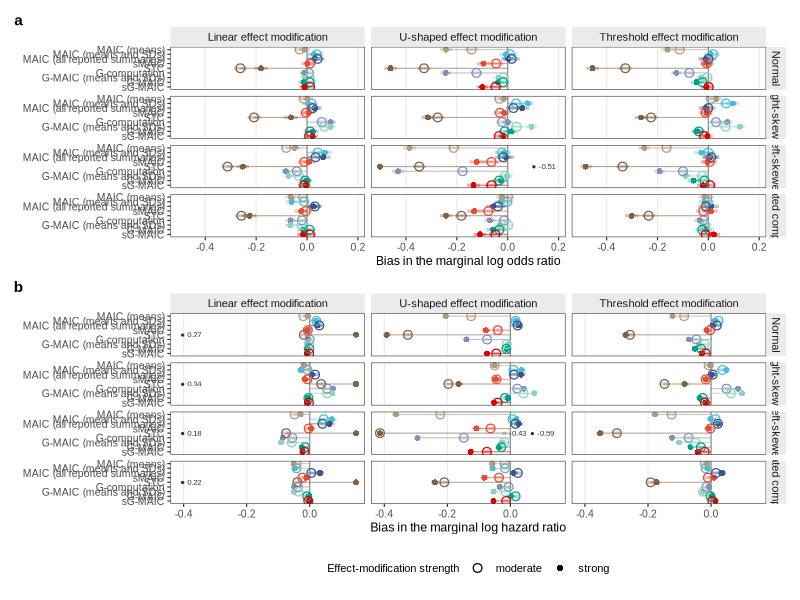
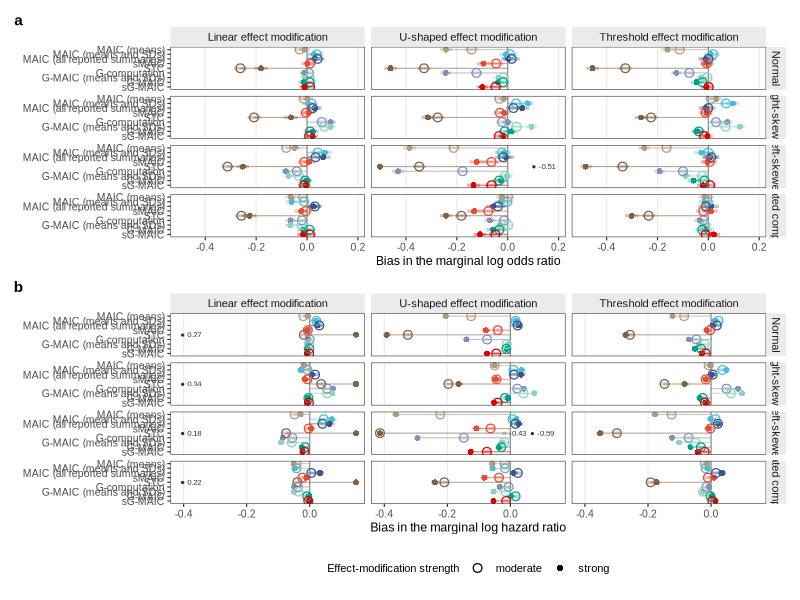
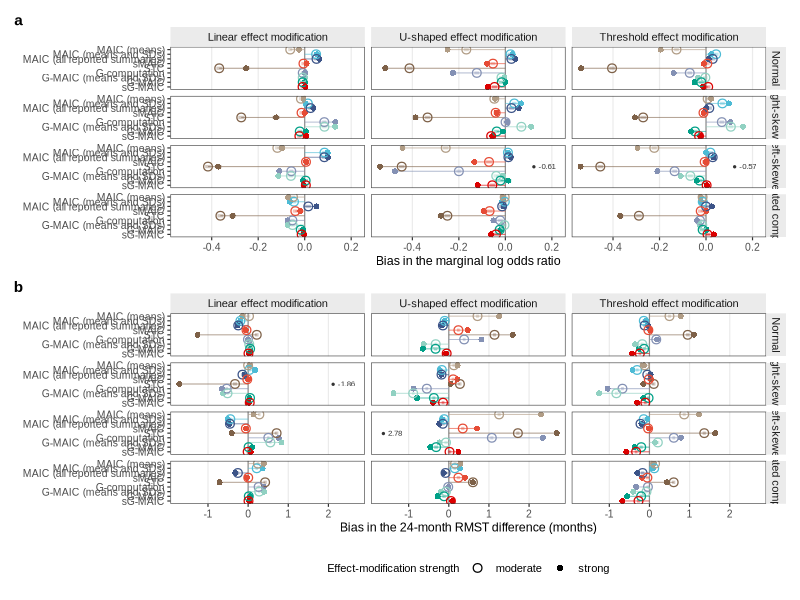
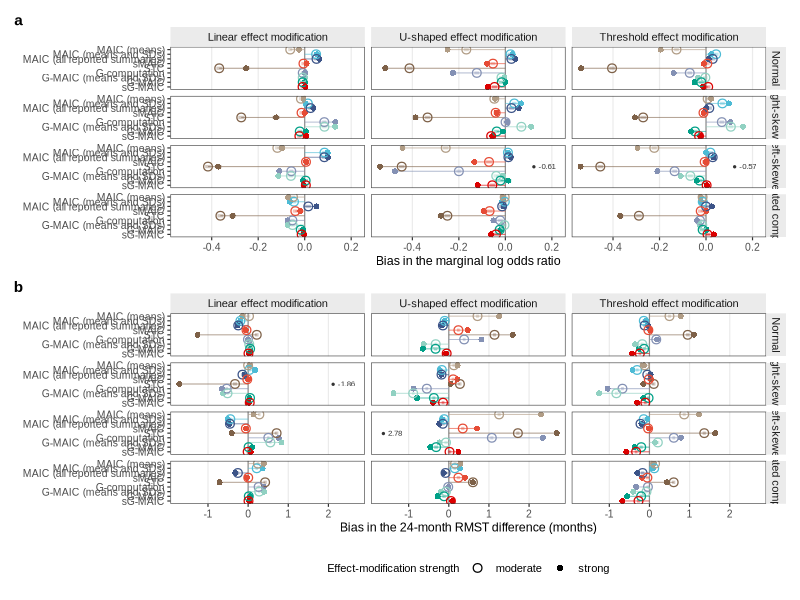
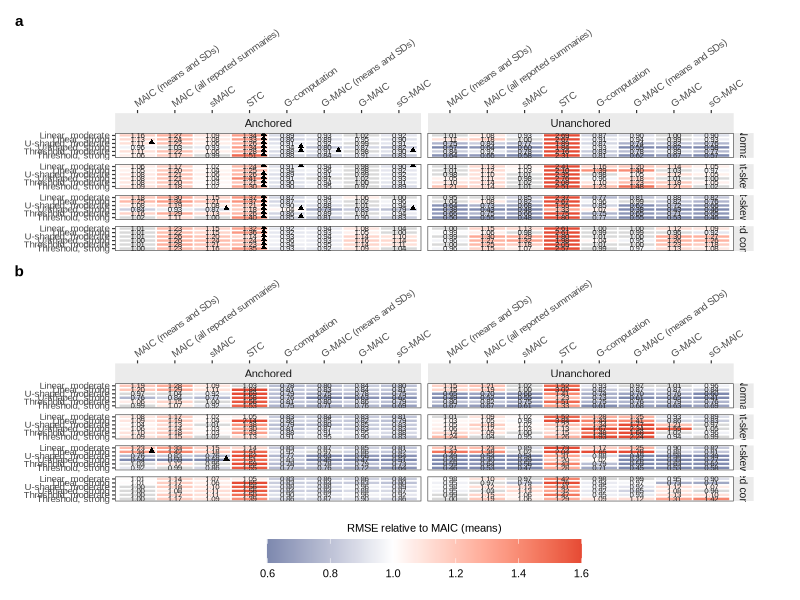
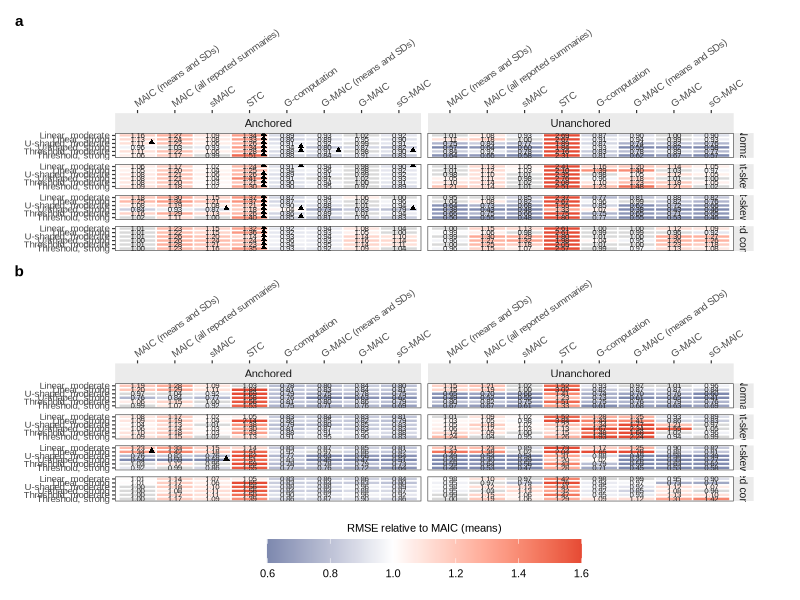

Here is the R script that generated these plots, in order:
# 正文三张主图（决策 29 之后的最终方案，2026-10-12）：
#   图 2 / 图 3：锚定 / 无锚定的偏倚点图网格（Gao 2025、Phillippo 2020 的样式）：分面 = 分布 D × EM 形状，纵轴方法，横轴偏倚。
#             同一行上画两个点：空心圈 = 中等档 EM，实心点 = 强档 EM（同一条水平线，便于比较）；点后的短粗线 = 95% MC 区间；
#             自 0 出发的细线 = 偏倚的“茎”；超出横轴范围的点（只会是 STC）截到边界并在旁边标出数值（中等 / 强）。a = 二分类，b = 生存。
#   图 4：配对的 RMSE 比瓦片图：各方法相对“只均值 MAIC”在同一批重复内的 RMSE 比，96 个 DGM × 7 种方法；配对 95% MC 区间含 1 的格子灰色；覆盖率 < 0.925 加 ▲。
# 配色：Nature（NPG）色板（ggsci::pal_npg 的十六进制值），并用点形区分；字体 Arial。输出 output/figures/fig{2,3,4}*.png（图 1 示意图见 sims/33）（300 dpi）与 .pdf。
# 数据：output/summary/perf_long.csv、perf_paired.csv（sims/14）。用法：Rscript sims/31_figures_main.R

suppressPackageStartupMessages({ library(ggplot2); library(patchwork) })
perf <- read.csv("output/summary/perf_long.csv"); paired <- read.csv("output/summary/perf_paired.csv")
dir.create("output/figures", showWarnings = FALSE)
npg <- c("#E64B35", "#4DBBD5", "#00A087", "#3C5488", "#F39B7F", "#8491B4", "#91D1C2", "#DC0000", "#7E6148", "#B09C85")

# ---- 方法定义（正文 9 种；各自“规范”的报告方式）。2026-10-13 用户确认加入 G-MAIC (means and SDs)（M5 @R1），
#      配色取 NPG 浅青（与 G-MAIC 的深青同族） -------------------------------------------------------------------
M <- data.frame(method = c("M1m", "M1", "M1", "M7", "M2", "M3a", "M5", "M5", "M5s"),
                R = c("R1", "R1", "R5", "R5", "R1", "R1", "R1", "R5", "R5"),
                label = c("MAIC (means)", "MAIC (means and SDs)", "MAIC (all reported summaries)", "sMAIC",
                          "STC", "G-computation", "G-MAIC (means and SDs)", "G-MAIC", "sG-MAIC"), stringsAsFactors = FALSE)
M$key <- paste(M$method, M$R); cols <- setNames(npg[c(10, 2, 4, 1, 9, 6, 7, 3, 8)], M$label)
shapes_em <- c(moderate = 1, strong = 16)                                   # 空心 = 中等档，实心 = 强档
D_lab <- c(D1 = "Normal", D2 = "Right-skewed", D3 = "Left-skewed", D4 = "Truncated comparator")
S_lab <- c(linear = "Linear effect modification", quad = "U-shaped effect modification", threshold = "Threshold effect modification")
S_short <- c(linear = "Linear", quad = "U-shaped", threshold = "Threshold")
pick <- function(df) { df$key <- paste(df$method, df$R); df <- df[df$key %in% M$key, ]; df$label <- factor(M$label[match(df$key, M$key)], levels = rev(M$label)); df }
theme_pub <- theme_bw(base_size = 9, base_family = "Arial") +
  theme(panel.grid.minor = element_blank(), panel.grid.major.y = element_blank(), strip.background = element_rect(fill = "grey92", colour = NA),
        strip.text = element_text(size = 8), legend.position = "bottom", legend.title = element_text(size = 8), legend.text = element_text(size = 8),
        axis.text = element_text(size = 7.5), axis.title = element_text(size = 9), plot.tag = element_text(face = "bold", size = 11))

# ---- 图 1 / 图 2：偏倚点图网格 ------------------------------------------------------------------------------
dotgrid <- function(ep, an, xlab, tag) {
  d <- pick(perf[perf$endpoint == ep & perf$anchored == an, ])
  d$em <- factor(ifelse(d$em_mult == 1, "moderate", "strong"), levels = c("moderate", "strong"))
  d$lo <- d$bias - 1.96 * d$bias_mcse; d$hi <- d$bias + 1.96 * d$bias_mcse
  d$D <- factor(D_lab[d$D], levels = D_lab); d$shape <- factor(S_lab[d$shape], levels = S_lab)
  # 未运行的方法（本研究中只有无锚定生存的 STC）：整行 NA，在图上标 "not run"
  na_rows <- unique(d[is.na(d$bias), c("D", "shape", "label")]); d <- d[!is.na(d$bias), ]
  # 横轴范围由 STC 以外的方法决定；超出的点截到边界并标数值
  core <- d[d$method != "M2", ]; lim <- range(c(core$lo, core$hi)); lim <- lim + c(-1, 1) * 0.08 * diff(lim); lim <- c(min(lim[1], -0.02), max(lim[2], 0.02))
  d$off <- d$bias < lim[1] | d$bias > lim[2]; d$bias_plot <- pmin(pmax(d$bias, lim[1]), lim[2])
  d$lo_plot <- ifelse(d$off, NA, pmax(d$lo, lim[1])); d$hi_plot <- ifelse(d$off, NA, pmin(d$hi, lim[2]))
  # 每行一条“茎”：从 0 到两个点中最远的一个（两点异号时覆盖两边）
  stem <- do.call(rbind, lapply(split(d, list(d$D, d$shape, d$label), drop = TRUE), function(s)
    data.frame(D = s$D[1], shape = s$shape[1], label = s$label[1], x0 = min(0, s$bias_plot), x1 = max(0, s$bias_plot))))
  # 超出范围的点：数值写在该行的另一端（那一端通常是空的，不与行内的点相撞），前面带点形符号（○ 中等 / ● 强）
  offlab <- NULL
  if (any(d$off)) offlab <- do.call(rbind, lapply(split(d[d$off, ], list(d$D[d$off], d$shape[d$off], d$label[d$off], d$bias[d$off] < lim[1]), drop = TRUE), function(s) {
    s <- s[order(s$em), ]; left <- s$bias[1] < lim[1]
    data.frame(D = s$D[1], shape = s$shape[1], label = s$label[1], x = if (left) lim[2] else lim[1], hj = if (left) 1.05 else -0.05,
               txt = paste(sprintf("%s %.2f", ifelse(s$em == "moderate", "○", "●"), s$bias), collapse = "  ")) }))
  p <- ggplot(d, aes(y = label, colour = label)) +
    geom_vline(xintercept = 0, colour = "grey55", linewidth = 0.4) +
    geom_segment(data = stem, aes(x = x0, xend = x1, yend = label), linewidth = 0.35, alpha = 0.6) +
    geom_segment(aes(x = lo_plot, xend = hi_plot, yend = label), linewidth = 1.1, alpha = 0.35, na.rm = TRUE, lineend = "butt") +
    geom_point(data = d[d$em == "strong", ], aes(x = bias_plot, shape = em), size = 1.7) +
    geom_point(data = d[d$em == "moderate", ], aes(x = bias_plot, shape = em), size = 2.5, stroke = 0.65) +
    facet_grid(D ~ shape) +
    scale_colour_manual(values = cols, guide = "none") +
    scale_shape_manual(values = shapes_em, name = "Effect-modification strength", labels = c("moderate", "strong"), drop = FALSE) +
    guides(shape = guide_legend(override.aes = list(size = c(2.5, 1.7), stroke = c(0.65, 0.5)))) +
    scale_y_discrete(drop = FALSE) +                                       # 保留整行 NA 的方法（STC）的位置
    coord_cartesian(xlim = lim) +
    labs(x = xlab, y = NULL, tag = tag) + theme_pub
  if (!is.null(offlab)) p <- p + geom_text(data = offlab, aes(x = x, label = txt, hjust = hj), size = 2.0, family = "Arial", colour = "grey20")
  if (nrow(na_rows)) p <- p + geom_text(data = na_rows, aes(x = 0, label = "not run"), hjust = -0.3, size = 2.1, family = "Arial", colour = "grey45", fontface = "italic")
  p
}
f1a <- dotgrid("binary", TRUE, "Bias in the marginal log odds ratio", "a")
f1b <- dotgrid("tte", TRUE, "Bias in the marginal log hazard ratio", "b")
f1 <- f1a / f1b + plot_layout(guides = "collect") & theme(legend.position = "bottom")
ggsave("output/figures/fig2_anchored_bias_dotgrid.png", f1, width = 7.2, height = 12.6, dpi = 300, bg = "white", device = ragg::agg_png)
ggsave("output/figures/fig2_anchored_bias_dotgrid.pdf", f1, width = 7.2, height = 12.6, device = cairo_pdf)
f2a <- dotgrid("binary", FALSE, "Bias in the marginal log odds ratio", "a")
f2b <- dotgrid("tte", FALSE, "Bias in the 24-month RMST difference (months)", "b")
f2 <- f2a / f2b + plot_layout(guides = "collect") & theme(legend.position = "bottom")
ggsave("output/figures/fig3_unanchored_bias_dotgrid.png", f2, width = 7.2, height = 12.6, dpi = 300, bg = "white", device = ragg::agg_png)
ggsave("output/figures/fig3_unanchored_bias_dotgrid.pdf", f2, width = 7.2, height = 12.6, device = cairo_pdf)

# ---- 图 3：配对 RMSE 比瓦片图 ---------------------------------------------------------------------------------
tiles <- function(ep, tag) {
  d <- pick(perf[perf$endpoint == ep & perf$method != "M1m", ])
  ref <- perf[perf$endpoint == ep & perf$method == "M1m" & perf$R == "R1", c("dgm_id", "rmse")]; names(ref)[2] <- "rmse_ref"
  d <- merge(d, ref, by = "dgm_id")
  pr <- paired[paired$endpoint == ep, c("dgm_id", "R", "method", "dmse_vs_means", "dmse_vs_means_mcse")]
  d <- merge(d, pr, by = c("dgm_id", "R", "method"))
  d$ratio <- d$rmse / d$rmse_ref
  d$ns <- abs(d$dmse_vs_means) < 1.96 * d$dmse_vs_means_mcse                  # 配对 MSE 差的 95% MC 区间含 0 ⇔ RMSE 比的区间含 1
  d$lowcov <- !is.na(d$cover) & d$cover < 0.925                         # 决策 39：无锚定 RMST 差改用 IJ 稳健标准误（sims/41）后恢复显示
  row_lv <- as.vector(outer(c("moderate", "strong"), S_short, function(e, s) sprintf("%s, %s", s, e)))   # 行 = 形状 × 强度（形状为主）
  d$row <- factor(sprintf("%s, %s", S_short[d$shape], ifelse(d$em_mult == 1, "moderate", "strong")), levels = rev(row_lv))
  d$D <- factor(D_lab[d$D], levels = D_lab)                                                              # 分面行 = 协变量分布
  d$design <- factor(ifelse(d$anchored, "Anchored", "Unanchored"), levels = c("Anchored", "Unanchored"))
  d$label <- factor(as.character(d$label), levels = M$label[-1])
  d$fill_val <- ifelse(d$ns | is.na(d$ratio), NA, pmin(pmax(d$ratio, 0.6), 1.6))
  d$txt <- ifelse(is.na(d$ratio), "not run", sprintf("%.2f", d$ratio))
  ggplot(d, aes(x = label, y = row)) +
    geom_tile(aes(fill = fill_val), colour = "white", linewidth = 0.5) +
    geom_text(aes(label = txt), size = 2.0, family = "Arial", colour = "grey15") +
    geom_point(data = d[d$lowcov, ], aes(x = label, y = row), shape = 17, size = 1.3, colour = "black", position = position_nudge(x = 0.38, y = 0.3)) +
    facet_grid(D ~ design) +
    scale_fill_gradient2(low = "#3C5488", mid = "white", high = "#E64B35", midpoint = 1, limits = c(0.6, 1.6), na.value = "grey85",
                         name = "RMSE relative to MAIC (means)") +
    scale_x_discrete(position = "top") +
    guides(fill = guide_colourbar(title.position = "top", title.hjust = 0.5)) +
    labs(x = NULL, y = NULL, tag = tag) + theme_pub +
    theme(axis.text.x.top = element_text(angle = 35, hjust = 0, size = 7), axis.text.y = element_text(size = 7), panel.grid = element_blank(), strip.text.y = element_text(size = 7.5),
          legend.key.width = unit(1.6, "cm"), plot.margin = margin(5, 28, 5, 5))
}
f3 <- tiles("binary", "a") / tiles("tte", "b") + plot_layout(guides = "collect") & theme(legend.position = "bottom")
ggsave("output/figures/fig4_paired_rmse_ratio_tiles.png", f3, width = 7.6, height = 12.5, dpi = 300, bg = "white", device = ragg::agg_png)
ggsave("output/figures/fig4_paired_rmse_ratio_tiles.pdf", f3, width = 7.6, height = 12.5, device = cairo_pdf)
cat("figures written to output/figures\n")
